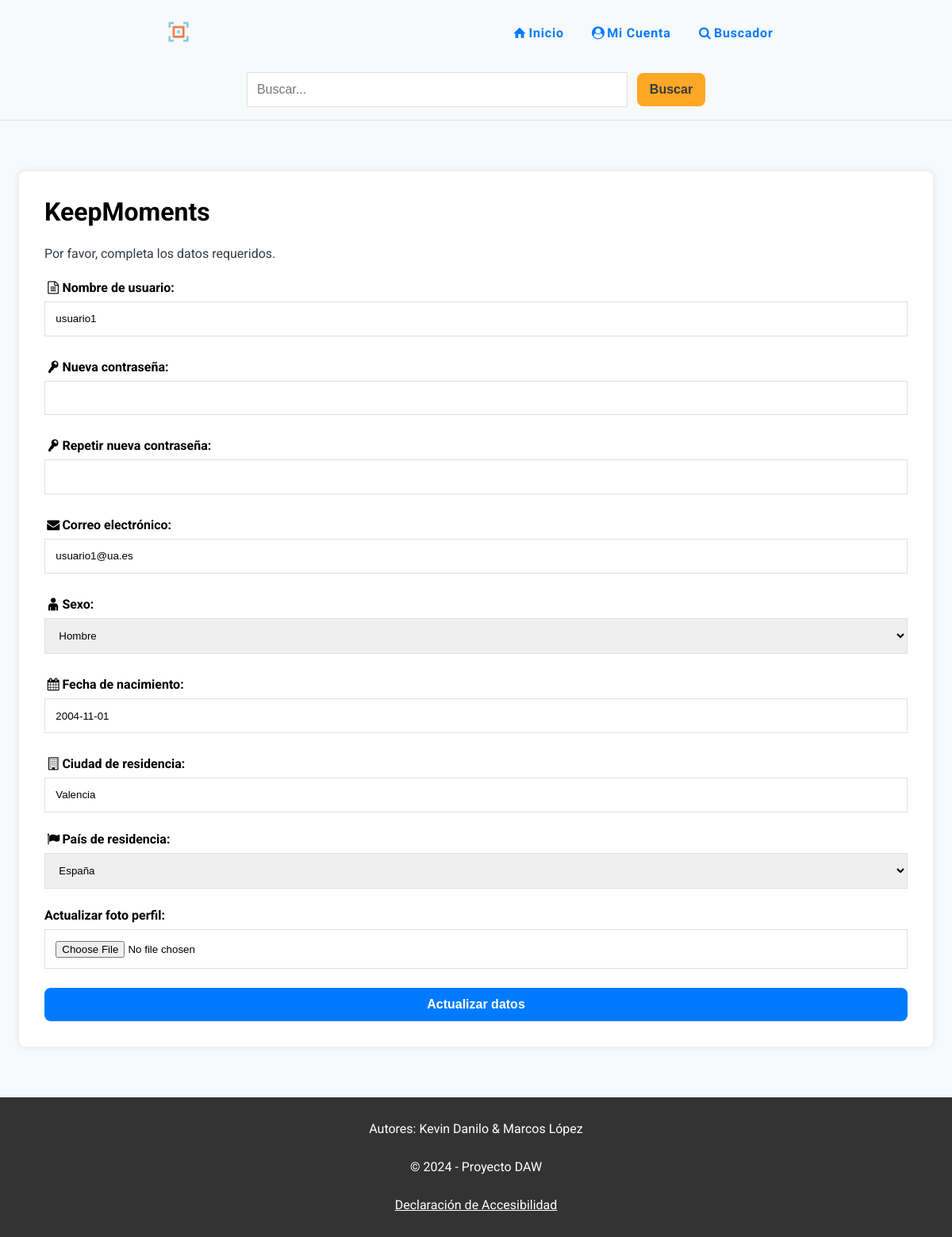
Screenshot of /mis-datos.php (signed in) with the database file from the repository.
### tables this page shows
CREATE TABLE `usuarios` (
  `idUsuario` int(11) NOT NULL,
  `nomUsuario` varchar(15) NOT NULL,
  `clave` varchar(255) NOT NULL,
  `email` varchar(254) NOT NULL,
  `sexo` smallint(6) DEFAULT NULL,
  `fNacimiento` date DEFAULT NULL,
  `ciudad` varchar(100) DEFAULT NULL,
  `pais` int(11) NOT NULL,
  `foto` varchar(255) DEFAULT NULL,
  `fRegistro` timestamp NOT NULL DEFAULT current_timestamp() ON UPDATE current_timestamp(),
  `estilo` int(11) DEFAULT NULL
);

CREATE TABLE `paises` (
  `idPais` int(11) NOT NULL,
  `nomPais` varchar(100) NOT NULL
);

### inc/formulario-usuario.php (the view, shortened to what this page needs)
<?php
$datos = $datos ?? [];
?>
<form id="<?= $id ?? '#' ?>" action="<?= $action ?? '#' ?>" method="post" enctype="<?= $enctype ?? '#' ?>">
  <h1>KeepMoments</h1>
  <p class="form-info">Por favor, completa los datos requeridos.</p>
  <p class="form-input">
    <label for="usu"><span class="icon-doc-text"></span>Nombre de usuario:</label>
    <input type="text" name="usu" id="usu" value="<?= $datos['nomUsuario'] ?? '' ?>">
  </p>
  <p class="form-input">
    <label for="pwd"><span class="icon-key"></span><?= $textoLabelPdw ?>:</label>
    <input type="password" name="pwd" id="pwd">
  </p>
  <p class="form-input">
    <label for="pwd2"><span class="icon-key"></span><?= $textoLabelPdw2 ?>:</label>
    <input type="password" name="pwd2" id="pwd2">
  </p>
  <p class="form-input">
    <label for="email"><span class="icon-mail-alt"></span>Correo electrónico:</label>
    <input type="text" name="email" id="email" value="<?= $datos['email'] ?? '' ?>">
  </p>
  <p class="form-input">
    <label for="genero"><span class="icon-adult"></span>Sexo:</label>
    <select name="genero" id="genero">
      <option value="0" <?= (isset($datos['sexo']) && $datos['sexo'] == '0') ? 'selected' : '' ?>>Hombre</option>
    </select>
  </p>
  <p class="form-input">
    <label for="fnac"><span class="icon-calendar"></span>Fecha de nacimiento:</label>
    <input type="text" name="fnac" id="fnac" value="<?= $datos['fNacimiento'] ?? '' ?>">
  </p>
  <p class="form-input">
    <label for="city"><span class="icon-building"></span>Ciudad de residencia:</label>
    <input type="text" name="city" id="city" value="<?= $datos['ciudad'] ?? '' ?>">
  </p>
  <p class="form-input">
    <label for="country"><span class="icon-flag"></span>País de residencia:</label>
    <select name="country" id="country">
      <?php foreach ($paises as $pais): ?>
        <option value="<?= $pais['idPais'] ?>"
          <?= (isset($datos['pais']) && $datos['pais'] == $pais['idPais']) ? 'selected' : '' ?>>
          <?= $pais['nomPais'] ?>
        </option>
      <?php endforeach; ?>
    </select>
  </p>
  <p class="form-input">
    <label for="foto"><span class="icon-camera"></span><?= $textoLabelPerfil ?>:</label>
    <input type="file" name="foto" id="foto" accept="image/*">
  </p>
  <p>
    <input class="btn" type="submit" value="<?= $botonTexto ?>">
  </p>
</form>

### css/styles.css (style rules this page uses)
* { margin: 0; padding: 0; box-sizing: border-box; }
body { min-height: 100dvh; font-family: "Roboto", sans-serif; background-color: var(--background-color); }
main>form { background-color: var(--card-background-color); box-shadow: 0 0 10px var(--shadow-color); border-radius: .5em; padding: 1em; overflow-x: auto; }
.form-input input, select, textarea { padding: 1em; border: 1px solid var(--border-color); }
.form-info { margin: 1.5em 0; color: var(--text-color); text-wrap: pretty; }
@media screen and (width >=768px) { main>form { margin: 0 auto; padding: 2em; } }

### css/print.css (style rules this page uses)
* { background-color: var(--color-blanco); color: var(--color-negro); margin: 0; padding: 0; }
body { font-family: Arial, sans-serif; font-size: 12pt; }
p { text-align: left; }
#btn-card-search, .btn { border: 1px solid var(--color-negro); color: var(--color-negro); }

### css/variables.css (style rules this page uses)
:root { --primary-color: #007BFF; --secondary-color: #FFA726; --accent-color: #66BB6A; --background-color: #F8F9FA; --text-color: #343A40; --card-background-color: #ffffff; --image-card-background: #f0f0f5; --hover-primary: #0056b3; --hover-secondary: #e68a00; --shadow-color: rgba(0, 0, 0, .1); --border-color: #E0E0E0; --success-color: #28a745; --error-color: #dc3545; --color-blanco: #ffffff; --color-negro: #000000; --color-azul: #0000ff; --contrast-primary-color: #0A2463; --contrast-hover-primary: #051C47; --dark-background-color: #121212; --dark-primary-color: #6EA8FF; --dark-secondary-color: #FFB74D;; --dark-text-primary: rgba(255, 255, 255, 0.87); --dark-card-background-color: #1E1E1E; --dark-image-card-background: #2A2A2E; --dark-hover-primary: #85B8FF; --dark-hover-secondary: #FFC266; --dark-shadow-color: rgba(255, 255, 255, .1); }

### rows the page displays
usuarios: usu "usuario1", email "usuario1@ua.es", genero "Hombre", fnac "2004-11-01", city "Valencia", country "España"

### other values shown
$textoLabelPdw "Nueva contraseña"
$textoLabelPdw2 "Repetir nueva contraseña"
$textoLabelPerfil "Actualizar foto perfil"
